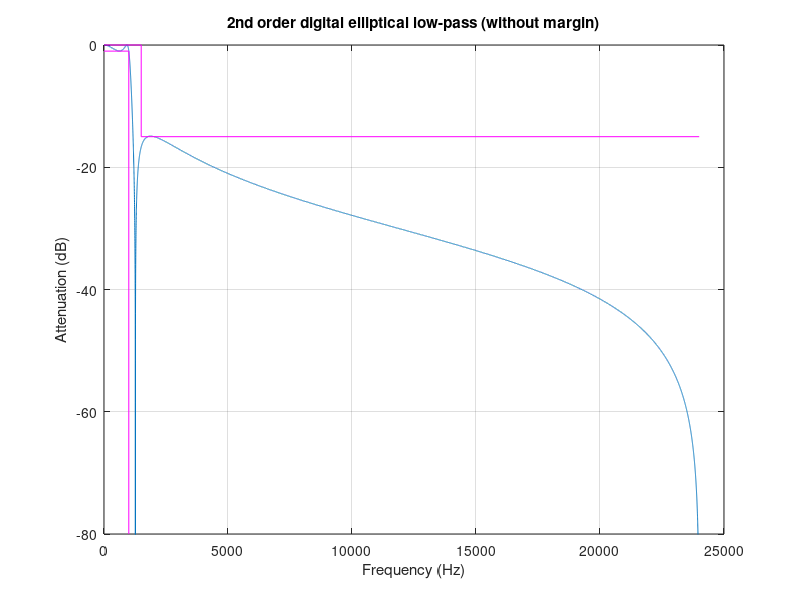
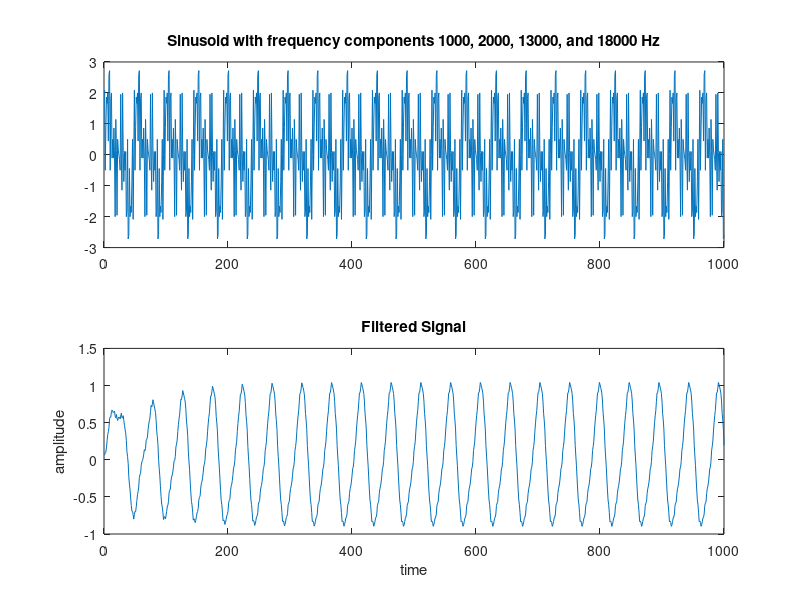
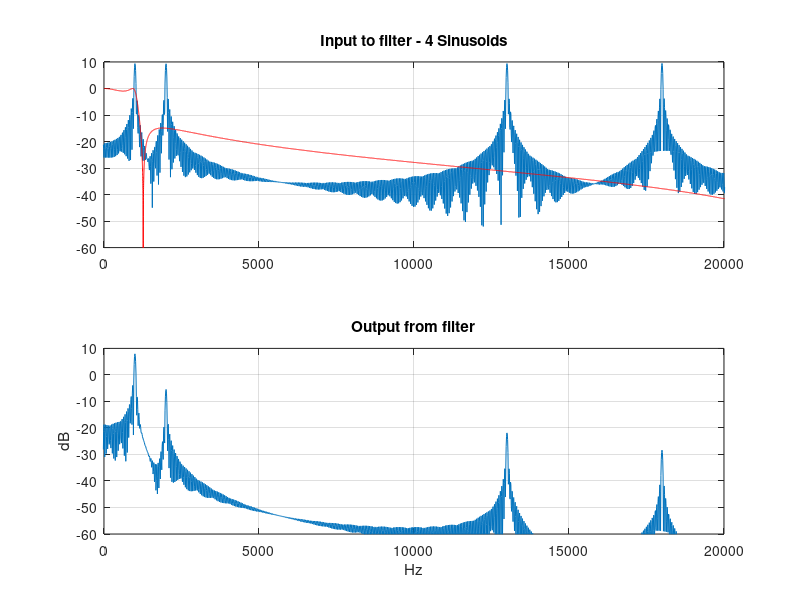

Write MATLAB code to recreate these figures, in order.
close all;
clear all;
clf;


f1 = 1000; %low pass@11200Hz
f2 = 1500;%stop band @ 15K
delta_f = f2-f1;% transition bandwitdh
Fs = 48000; %sample rate 192K
dB  = 30; %stop band attenuation
N = dB*Fs/(22*delta_f); % filter length
Rpass= 1 %pass band ripple
Rstop= 15 %stop band ripple
Wpass=2/Fs*f1;
Wstop=2/Fs*f2;

f =  [f1 ]/(Fs/2)
% use ellip to design the filter
%hc = fir1(round(N)-1, f,'low')
[n,Wn]=ellipord(Wpass, Wstop,Rpass,Rstop); % get the minimum order n
n
[b,a]=ellip(n,Rpass, Rstop, Wn);
b
a
 f = 0:Fs/2;
 W = f * (2 * pi / Fs);
 H = freqz (b, a, W);
 %semilogx (f, 20 * log10 (abs (H))) % for semilogx may need change f=1000:Fs/2 range
 plot (f, 20 * log10 (abs (H)));
 outline_lp_pass_x = [f(2)  , f1(1), f1(1)];
 outline_lp_pass_y = [-Rpass, -Rpass  , -80];
 outline_lp_stop_x = [f(2)  , f2(1), f2(1), max(f)];
 outline_lp_stop_y = [0     , 0       , -Rstop  , -Rstop];
 hold on
 plot (outline_lp_pass_x, outline_lp_pass_y, "m", outline_lp_stop_x, outline_lp_stop_y, "m");
 ylim ([-80, 0],'color','red');
 grid on
 xlabel ("Frequency (Hz)");
 ylabel ("Attenuation (dB)");
 title ("2nd order digital elliptical low-pass (without margin)");
 
 ##x = sin(2*pi*[1:1000]*5000/Fs) +  sin(2*pi*[1:1000]*2000/Fs) + sin(2*pi*[1:1000]*13000/Fs)  + sin(2*pi*[1:1000]*18000/Fs);
x = sin(2*pi*[1:1000]*1000/Fs) +  sin(2*pi*[1:1000]*2000/Fs) + sin(2*pi*[1:1000]*13000/Fs)  + sin(2*pi*[1:1000]*18000/Fs);
 
 
 y=filter(b,a,x);
figure
subplot(211)
plot(x)
title('Sinusoid with frequency components 1000, 2000, 13000, and 18000 Hz')
subplot(212)
plot(y)
title('Filtered Signal')
xlabel('time')
ylabel('amplitude')

figure
x= (x/sum(x))/20
y=filter(b,a,x);
sig = 20*log10(abs(fftshift(fft(x,4096))));
subplot(211)
plot((-0.5:1/4096:0.5-1/4096)*Fs,sig)
hold on
plot(f, 20 * log10 (abs (H)),'color','r')
hold off
axis([0 20000 -60 10])
title('Input to filter - 4 Sinusoids')
grid on
subplot(212)
plot((-0.5:1/4096:0.5-1/4096)*Fs,20*log10(abs(fftshift(fft(y,4096)))))
axis([0 20000 -60 10])
title('Output from filter')
xlabel('Hz')
ylabel('dB')
grid on



